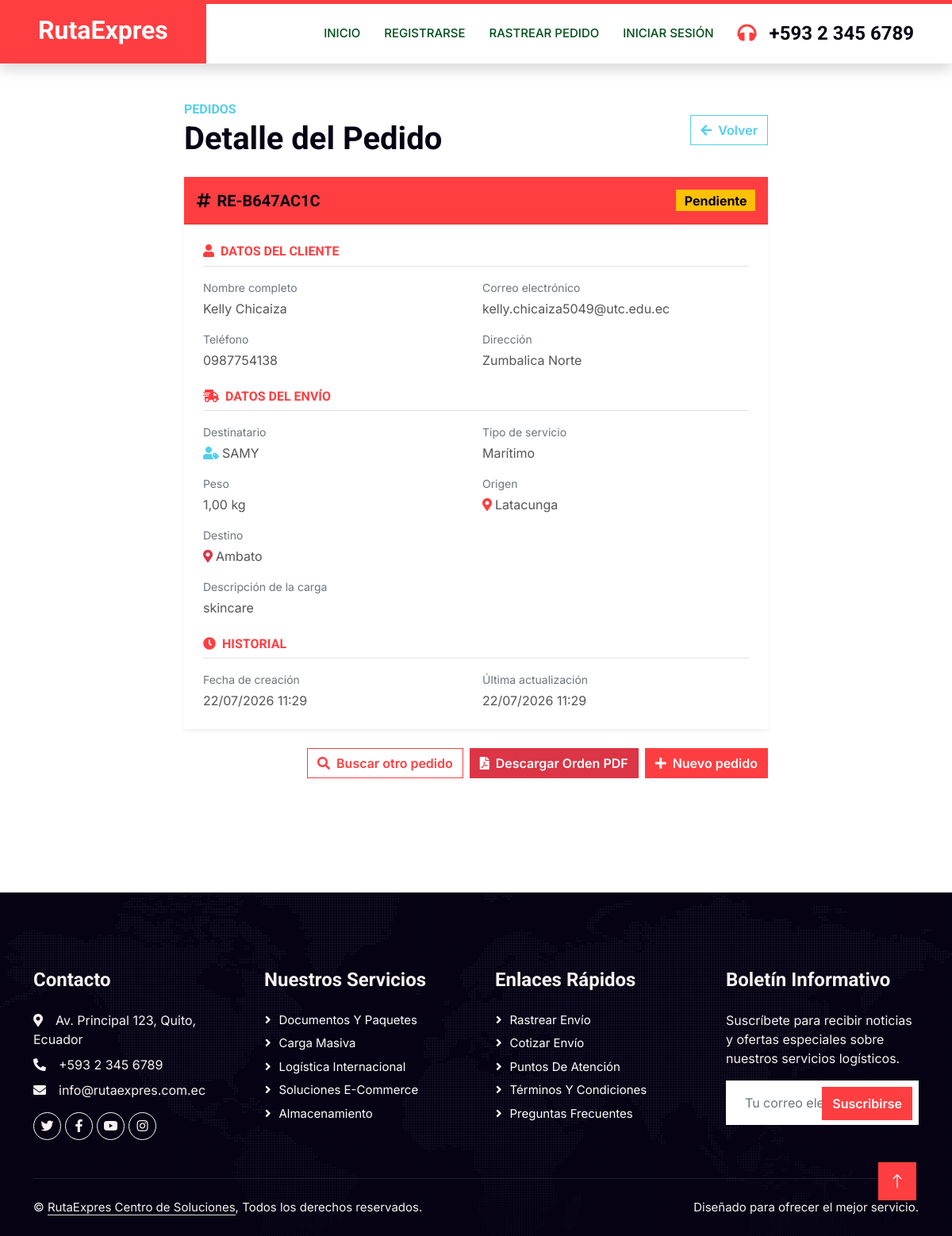
/pedidos/RE-B647AC1C/, run on the app's committed database.
### pedido/models.py (models this page shows, shortened)
class Pedido(models.Model):
    TIPO_SERVICIO_CHOICES = [
        ('aereo', 'Aéreo'),
        ('maritimo', 'Marítimo'),
        ('terrestre', 'Terrestre'),
        ('tren', 'Tren'),
    ]
    ESTADO_CHOICES = [
        ('pendiente', 'Pendiente'),
        ('en_transito', 'En tránsito'),
        ('entregado', 'Entregado'),
        ('cancelado', 'Cancelado'),
    ]
    cliente = models.ForeignKey(
        Cliente,
        on_delete=models.PROTECT,
        related_name='pedidos',
        verbose_name='Cliente'
    )
    numero_tracking = models.CharField(
        max_length=20,
        unique=True,
        default=generar_tracking,
        editable=False,
        verbose_name='Número de tracking'
    )
    destinatario = models.CharField(
        max_length=100,
        verbose_name='Nombre del destinatario',
        default='Desconocido'
    )
    tipo_servicio = models.CharField(
        max_length=20,
        choices=TIPO_SERVICIO_CHOICES,
        verbose_name='Tipo de servicio'
    )
    origen = models.CharField(max_length=200, verbose_name='Origen')
    destino = models.CharField(max_length=200, verbose_name='Destino')
    descripcion_carga = models.TextField(verbose_name='Descripción de la carga')
    peso_kg = models.DecimalField(
        max_digits=8,
        decimal_places=2,
        verbose_name='Peso (kg)'
    )
    estado = models.CharField(
        max_length=20,
        choices=ESTADO_CHOICES,
        default='pendiente',
        verbose_name='Estado'
    )
    foto_producto = models.FileField(
        upload_to='productos/',
        null=True, blank=True,
        verbose_name='Foto del producto'
    )
    precio_envio = models.DecimalField(
        max_digits=8, decimal_places=2,
        null=True, blank=True,
        verbose_name='Precio de envío ($)'
    )
    METODO_PAGO_CHOICES = [
        ('efectivo', 'Efectivo en oficina'),
        ('transferencia', 'Transferencia bancaria'),
        ('tarjeta', 'Tarjeta de crédito/débito'),
    ]
    metodo_pago = models.CharField(
        max_length=20,
        choices=METODO_PAGO_CHOICES,
        null=True, blank=True,
        verbose_name='Método de pago'
    )
    comprobante_pago = models.FileField(
        upload_to='comprobantes/',
        null=True, blank=True,
        verbose_name='Comprobante de pago'
    )
    pago_confirmado = models.BooleanField(default=False, verbose_name='Pago confirmado')
    despachador = models.ForeignKey(
        User,
        on_delete=models.SET_NULL,
        null=True, blank=True,
        related_name='pedidos_asignados',
        verbose_name='Despachador asignado',
        limit_choices_to={'groups__name': 'Despachador'}
    )
    fecha_creacion = models.DateTimeField(auto_now_add=True, verbose_name='Fecha de creación')
    fecha_actualizacion = models.DateTimeField(auto_now=True, verbose_name='Última actualización')
    class Meta:
        verbose_name = 'Pedido'
        verbose_name_plural = 'Pedidos'
        ordering = ['-fecha_creacion']

class Cliente(models.Model):
    user = models.OneToOneField(User, on_delete=models.CASCADE, null=True, blank=True, verbose_name='Usuario asociado')
    nombre = models.CharField(max_length=100, verbose_name='Nombre')
    apellido = models.CharField(max_length=100, verbose_name='Apellido')
    email = models.EmailField(unique=True, verbose_name='Correo electrónico')
    telefono = models.CharField(
        max_length=20,
        verbose_name='Teléfono',
        validators=[RegexValidator(
            regex=r'^\+?1?\d{7,15}$',
            message='Ingrese un número de teléfono válido (7-15 dígitos).'
        )]
    )
    direccion = models.TextField(verbose_name='Dirección')
    fecha_registro = models.DateTimeField(auto_now_add=True, verbose_name='Fecha de registro')
    class Meta:
        verbose_name = 'Cliente'
        verbose_name_plural = 'Clientes'
        ordering = ['-fecha_registro']

### pedido/views.py (the view, shortened to what this page needs)
# urls.py: path('pedidos/<str:tracking>/', views.detalle_pedido, name='detalle_pedido'),
def detalle_pedido(request, tracking):
    pedido = get_object_or_404(
        Pedido.objects.select_related('cliente'),
        numero_tracking=tracking
    )
    return render(request, 'detalle_pedido.html', {'pedido': pedido})

### pedido/context_processors.py (called while the page is built, shortened)
def rol_usuario(request):
    es_secretario = False
    es_despachador = False
    es_rol_interno = False
    return {
        'es_secretario': es_secretario,
        'es_despachador': es_despachador,
        'es_rol_interno': es_rol_interno,
    }

### pedido/templates/detalle_pedido.html
{% extends './plantillaPrin.html' %}
{% load static %}
{% block contenido %}
<div class="container py-5">
    <div class="row justify-content-center">
        <div class="col-lg-8 col-md-10">
            <div class="d-flex justify-content-between align-items-center mb-4 wow fadeInUp" data-wow-delay="0.1s">
                <div>
                    <h6 class="text-secondary text-uppercase mb-1">Pedidos</h6>
                    <h1 class="mb-0">Detalle del Pedido</h1>
                </div>
                <a href="{% url 'rastrear_pedido' %}" class="btn btn-outline-secondary">
                    <i class="fa fa-arrow-left me-2"></i>Volver
                </a>
            </div>
            <div class="card border-0 shadow-sm mb-4 wow fadeInUp" data-wow-delay="0.2s">
                <div class="card-header bg-primary text-white py-3 d-flex justify-content-between align-items-center">
                    <h5 class="mb-0">
                        <i class="fa fa-hashtag me-2"></i>{{ pedido.numero_tracking }}
                    </h5>
                    <span class="badge fs-6
                        {% if pedido.estado == 'pendiente' %}bg-warning text-dark
                        {% elif pedido.estado == 'en_transito' %}bg-info text-dark
                        {% elif pedido.estado == 'entregado' %}bg-success
                        {% else %}bg-danger{% endif %}">
                        {{ pedido.get_estado_display }}
                    </span>
                </div>
                <div class="card-body p-4">
                    <h6 class="text-primary text-uppercase mb-3 border-bottom pb-2">
                        <i class="fa fa-user me-2"></i>Datos del cliente
                    </h6>
                    <div class="row g-3 mb-4">
                        <div class="col-md-6">
                            <p class="text-muted small mb-1">Nombre completo</p>
                            <p class="fw-semibold mb-0">{{ pedido.cliente.nombre }} {{ pedido.cliente.apellido }}</p>
                        </div>
                        <div class="col-md-6">
                            <p class="text-muted small mb-1">Correo electrónico</p>
                            <p class="fw-semibold mb-0">{{ pedido.cliente.email }}</p>
                        </div>
                        <div class="col-md-6">
                            <p class="text-muted small mb-1">Teléfono</p>
                            <p class="fw-semibold mb-0">{{ pedido.cliente.telefono }}</p>
                        </div>
                        <div class="col-md-6">
                            <p class="text-muted small mb-1">Dirección</p>
                            <p class="fw-semibold mb-0">{{ pedido.cliente.direccion }}</p>
                        </div>
                    </div>
                    <h6 class="text-primary text-uppercase mb-3 border-bottom pb-2">
                        <i class="fa fa-shipping-fast me-2"></i>Datos del envío
                    </h6>
                    <div class="row g-3 mb-4">
                        <div class="col-md-6">
                            <p class="text-muted small mb-1">Destinatario</p>
                            <p class="fw-semibold mb-0"><i class="fa fa-user-tag text-secondary me-1"></i>{{ pedido.destinatario }}</p>
                        </div>
                        <div class="col-md-6">
                            <p class="text-muted small mb-1">Tipo de servicio</p>
                            <p class="fw-semibold mb-0">{{ pedido.get_tipo_servicio_display }}</p>
                        </div>
                        <div class="col-md-6">
                            <p class="text-muted small mb-1">Peso</p>
                            <p class="fw-semibold mb-0">{{ pedido.peso_kg }} kg</p>
                        </div>
                        <div class="col-md-6">
                            <p class="text-muted small mb-1">Origen</p>
                            <p class="fw-semibold mb-0"><i class="fa fa-map-marker-alt text-primary me-1"></i>{{ pedido.origen }}</p>
                        </div>
                        <div class="col-md-6">
                            <p class="text-muted small mb-1">Destino</p>
                            <p class="fw-semibold mb-0"><i class="fa fa-map-marker-alt text-danger me-1"></i>{{ pedido.destino }}</p>
                        </div>
                        <div class="col-12">
                            <p class="text-muted small mb-1">Descripción de la carga</p>
                            <p class="fw-semibold mb-0">{{ pedido.descripcion_carga }}</p>
                        </div>
                    </div>
                    <h6 class="text-primary text-uppercase mb-3 border-bottom pb-2">
                        <i class="fa fa-clock me-2"></i>Historial
                    </h6>
                    <div class="row g-3">
                        <div class="col-md-6">
                            <p class="text-muted small mb-1">Fecha de creación</p>
                            <p class="fw-semibold mb-0">{{ pedido.fecha_creacion|date:"d/m/Y H:i" }}</p>
                        </div>
                        <div class="col-md-6">
                            <p class="text-muted small mb-1">Última actualización</p>
                            <p class="fw-semibold mb-0">{{ pedido.fecha_actualizacion|date:"d/m/Y H:i" }}</p>
                        </div>
                    </div>
                </div>
            </div>
            <div class="d-flex gap-2 justify-content-end wow fadeInUp" data-wow-delay="0.3s">
                <a href="{% url 'rastrear_pedido' %}" class="btn btn-outline-primary">
                    <i class="fa fa-search me-2"></i>Buscar otro pedido
                </a>
                <a href="{% url 'descargar_orden_pdf' pedido.numero_tracking %}" target="_blank" class="btn btn-danger">
                    <i class="fa fa-file-pdf me-2"></i>Descargar Orden PDF
                </a>
                <a href="{% url 'registrar_pedido' %}" class="btn btn-primary">
                    <i class="fa fa-plus me-2"></i>Nuevo pedido
                </a>
            </div>
        </div>
    </div>
</div>
{% endblock %}

### RutaExpres/static/css/style.css (style rules this page uses)
:root { --primary: #009C3B; --secondary: #FFD100; --light: #F8F2F0; --dark: #004D1A; }
.btn { font-weight: 600; transition: .5s; }
.btn.btn-primary, .btn.btn-secondary { color: #FFFFFF; }

### data on the page
Pedido: numero_tracking "RE-B647AC1C", estado "Pendiente", cliente.nombre "Kelly", cliente.apellido "Chicaiza", cliente.email "kelly.chicaiza5049@utc.edu.ec", cliente.telefono "0987754138", cliente.direccion "Zumbalica Norte", destinatario "SAMY", tipo_servicio "Marítimo", peso_kg "1,00", origen "Latacunga", destino "Ambato", descripcion_carga "skincare", fecha_creacion "22/07/2026 11:29", fecha_actualizacion "22/07/2026 11:29"
